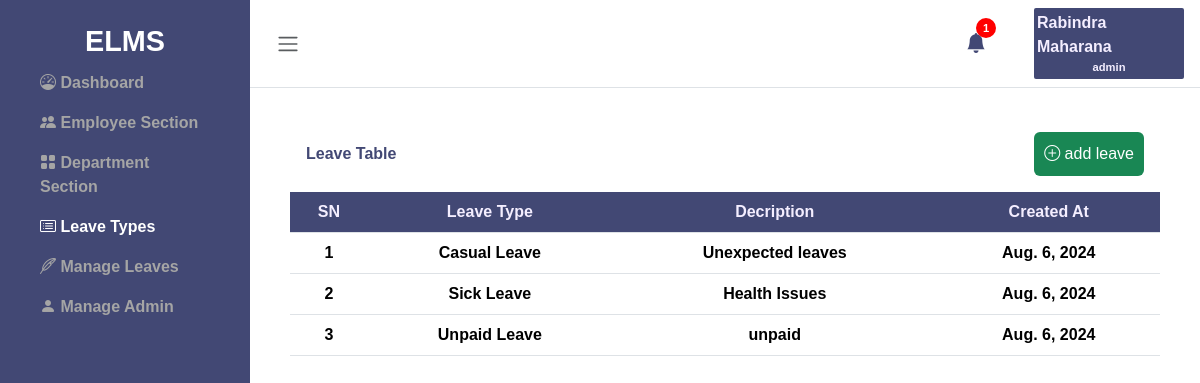
The app's page /leave/leave_types (signed in) with its own data.
### leave/models.py (models this page shows, shortened)
class admin_table(models.Model):
    user = models.ForeignKey(User, on_delete=models.CASCADE)
    fullname = models.CharField(max_length=255)
    email = models.EmailField(max_length=255)
    uname = models.CharField(max_length=20)
    passwd = models.CharField(max_length=20)
    creation_date = models.DateTimeField(default=timezone.now)

class leave_type(models.Model):
    leavetype = models.CharField(max_length=100)
    description = models.TextField()
    createdAt = models.DateField(default=timezone.now)

### leave/views.py (the view)
# urls.py: path('leave_types', views.leave_types, name='leave_types'),
def leave_types(request):
    leave_data = leave_type.objects.all()
    notification = leave.objects.filter(isRead = 0).count
    notification_data = reversed(leave.objects.filter(isRead = 0))
    admin_email=request.session.get('admin_email')
    admin_details = admin_table.objects.get(email=admin_email)
    context = {
        'leave_types': leave_data,
        'notification': notification,
        'notification_data': notification_data,
        'admin_details': admin_details,
    }
    return render(request, 'admin/leave_types.html', context)

### leave/templates/admin/leave_types.html
{% extends "layout.html" %}
{% block content %}
      <div class="wrapper">
          {% include "sidebar.html" %}
          <div class="main">
            {% include "admin/nav.html" %}
              <main class="content px-3 py-2">
                  <div class="container-fluid">
                      <div class="mb-3">
                          <div class="container ">
                            <div class="table-title p-3 d-flex justify-content-between" >
                                <span class="d-flex align-items-center">Leave Table</span>
                                <a href="{%url 'add_leave'%}">
                                <button type="button" class="btn btn-success ">
                                    <i class="bi bi-plus-circle"></i>
                                    add leave
                                </button>
                                </a>
                            </div>
                            <table class="table text-center">
                                <thead>
                                  <tr>
                                    <th scope="col">SN</th>
                                    <th scope="col">Leave Type</th>
                                    <th scope="col">Decription</th>
                                    <th scope="col">Created At</th>
                                  </tr>
                                </thead>
                                <tbody>
                                {% for i in leave_types%}
                                  <tr>
                                    <td scope="row">{{forloop.counter}}</td>
                                    <td>{{i.leavetype}}</td>
                                    <td>{{i.description}}</td>
                                    <td>{{i.createdAt}}</td>
                                  </tr>
                                  {% endfor %}
                                </tbody>
                              </table>
                        </div>
                      </div>
                  </div>
              </main>
          </div>
      </div>
{% endblock content %}

### leave/templates/admin/nav.html (shortened to what this page needs)
<nav class="navbar navbar-expand px-3 border-bottom">
  <button class="btn" id="toggleSidebar" type="button" >
      <span class="navbar-toggler-icon"></span>
  </button>
  <div class="admin-profile d-flex justify-content-between align-items-center">
    <div  class="notification me-5 fs-5 dropstart">
      <span type="button" class="bi bi-bell-fill position-relative " data-bs-toggle="dropdown" aria-expanded="false">
        {% if notification == 0 %}
        <span></span>
        {% else %}
        <span class="round position-absolute top-0 start-100 translate-middle">
          {{notification}}
        </span>
        {% endif %}
      </span>
    </div>
    <div class="profile dropdown-center" >
      <div class="admin-name" type="button" data-bs-toggle="dropdown" aria-expanded="false">{{admin_details.fullname}}</div>
      <div class="emp-id" type="button" data-bs-toggle="dropdown" aria-expanded="false">{{admin_details.uname}}</div>
      </div>
  </div>
</nav>

### static/css/styles.css (style rules this page uses)
a { text-decoration: none; }

### static/css/sidebar.css (style rules this page uses)
* { margin: 0; padding: 0; box-sizing: border-box; }
body, html { height: 100%; font-family:'Gill Sans', 'Gill Sans MT', Calibri, 'Trebuchet MS', sans-serif; font-weight:600; }
.wrapper { display: flex; height: 100%; }
.main { margin-left: 250px; width: 100%; overflow-y: auto; transition: margin-left 0.3s ease; }
.btn { border: none; padding: 10px; cursor: pointer; }
.content { margin-top: 20px; }
.navbar { display: flex; justify-content: space-between; }
.profile { width: 150px; background-color: #424874; display: flex; align-items: center; flex-direction: column; align-items: center; color: #f4eeff; padding: 3px; border-radius: 2px; }
.emp-id { font-size: 0.7rem; }
.round { width: 20px; height: 20px; border-radius: 50%; background-color: red; display: flex; align-items: center; justify-content: center; color: white; font-size: 0.7rem; }
.bi.bi-bell-fill { color: #424874; }
.table-title { color: #424874; }
.table th { background-color: #424874; color: #f4eeff; }

### records on screen
admin_table: fullname "Rabindra Maharana", uname "admin"
leave_type: leavetype "Casual Leave", description "Unexpected leaves", createdAt "Aug. 6, 2024"
leave_type: leavetype "Sick Leave", description "Health Issues", createdAt "Aug. 6, 2024"
leave_type: leavetype "Unpaid Leave", description "unpaid", createdAt "Aug. 6, 2024"

### other values on screen
{{ notification }} "1"
